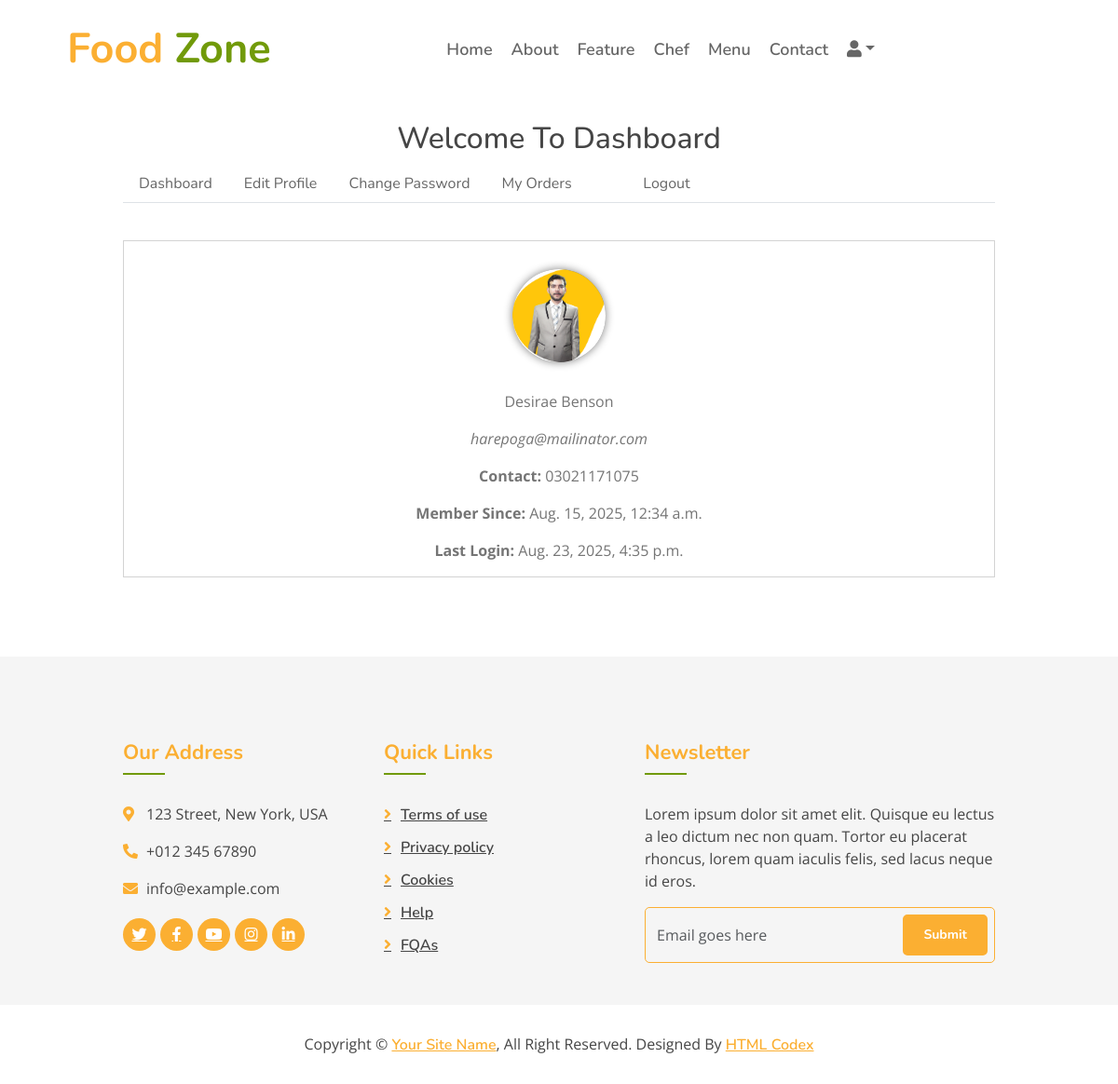
/dashboard/ (signed in), run on the app's committed database.
### foodapp/models.py (models this page shows, shortened)
class Profile(models.Model):
    user = models.OneToOneField(User, on_delete=models.CASCADE)
    profile_picture = models.ImageField(upload_to='profile_pics/%Y/%m/%d/', null=True, blank=True)
    contact = models.CharField(max_length=15, null=True, blank=True)
    address = models.TextField(null=True, blank=True)
    updated_on = models.DateTimeField(auto_now=True)
    class Meta:
        verbose_name_plural = 'Profile Table'

### foodapp/views.py (the view, shortened to what this page needs)
# urls.py: path('dashboard/', views.dashboard, name='dashboard'),
@login_required
def dashboard(request):
    context = {}
    orders = Order.objects.filter(customer__user=request.user).order_by('-ordered_on')
    profile = get_object_or_404(Profile, user=request.user)
    context = {'profile': profile, 'orders': orders}
    return render(request, 'dashboard.html', context)

### template/dashboard.html (shortened to what this page needs)
{% extends "base.html" %}
{% block content %}
<section id="mu-contact" style="padding-top:100px;">
    <div class="container">
        <div class="row">
            <div class="col-md-12">
                <div class="mu-contact-area">
                    <div class="mu-heading-area text-center">
                        <h2 class="mu-heading-title" style="margin-top: 30px;">Welcome To Dashboard</h2>
                    </div>
                    <div class="mu-contact-content">
                        <ul class="nav nav-tabs">
                            <li class="nav-item">
                                <a href="#dash" class="nav-link" data-toggle="tab">Dashboard</a>
                            </li>
                            <li class="nav-item">
                                <a href="#edit" class="nav-link" data-toggle="tab">Edit Profile</a>
                            </li>
                            <li class="nav-item">
                                <a href="#cpass" class="nav-link" data-toggle="tab">Change Password</a>
                            </li>
                            <li class="nav-item">
                                <a href="#orders" class="nav-link" data-toggle="tab">My Orders
                                    <span class="badge badge-success badge-pill">({{orders|length}})</span>
                                </a>
                            </li>
                            <li class="nav-item">
                                <a href="{% url 'logout' %}" class="nav-link" >Logout</a>
                            </li>
                        </ul>
                        <div class="tab-content">
                            <div class="tab-pane container-fluid active" id="dash">
                                <div class="row">
                                    <div class="col-md-12 text-center dash-content">
                                        {% if profile.profile_picture %}
                                        <a href="{{ profile.profile_picture.url }}"><img src="{{ profile.profile_picture.url }}" alt="Profile Picture" class="pic"></a>
                                        {% else %}
                                        <span class='pic'>{{profile.user.first_name.0}}</span>
                                        {% endif %}
                                        <p>{{user.first_name}}</p>
                                        <p><em>{{user.email}}</em></p>
                                        <p><strong>Contact: </strong>{{profile.contact}}</p>
                                        <p><strong>Member Since: </strong>{{user.date_joined}}</p>
                                        <p><strong>Last Login: </strong>{{user.last_login}}</p>
                                    </div>
                                </div>
                            </div>
                        </div>
                    </div>
                </div>
            </div>
        </div>
    </div>
</section>
{% endblock %}

### static/css/style.css (style rules this page uses)
body { color: #757575; background: #ffffff; font-family: 'open sans', sans-serif; }
h1, h2, h3, h4, h5, h6 { color: #454545; font-family: 'Nunito', sans-serif; }
a { font-family: 'Nunito', sans-serif; font-weight: 600; color: #fbaf32; transition: .3s; }
.container-fluid { max-width: 1366px; }

### template/dashboard.html (style rules this page uses)
.nav-link { color:#666666 !important; }
.dash-content { border:1px solid lightgray; margin:40px 0px; }
.dash-content .pic { background-color: gray; color: white; display: inline-block; height: 100px;width: 100px; border-radius: 50%; margin: 30px 0px; font-size: 30px; text-align: center; line-height: 100px; box-shadow: 0px 0px 10px gray; }
.container { width: 80%; }

### data on the page
Profile: profile_picture (picture), contact "03021171075"

### other printed values
{{ user.first_name }} "Desirae Benson"
{{ user.email }} "harepoga@mailinator.com"
{{ user.date_joined }} "Aug. 15, 2025, 12:34 a.m."
{{ user.last_login }} "Aug. 23, 2025, 4:35 p.m."
